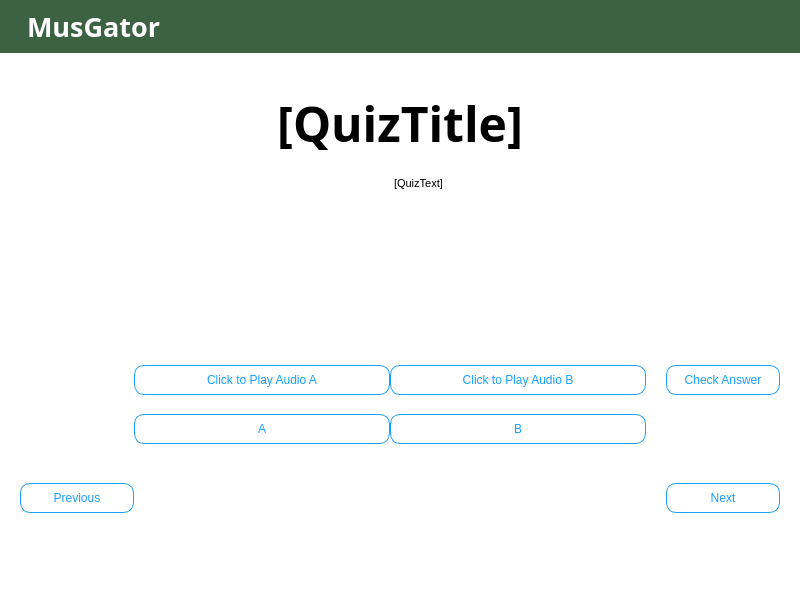
<?xml version="1.0" encoding="UTF-8"?>
<ui version="4.0">
 <class>Learning</class>
 <widget class="QMainWindow" name="Learning">
  <property name="geometry">
   <rect>
    <x>0</x>
    <y>0</y>
    <width>800</width>
    <height>600</height>
   </rect>
  </property>
  <property name="minimumSize">
   <size>
    <width>800</width>
    <height>600</height>
   </size>
  </property>
  <property name="font">
   <font>
    <family>.AppleSystemUIFont</family>
   </font>
  </property>
  <property name="windowTitle">
   <string>Learning</string>
  </property>
  <property name="styleSheet">
   <string notr="true">background-color: rgb(255, 255, 255);</string>
  </property>
  <widget class="QWidget" name="centralwidget">
   <property name="styleSheet">
    <string notr="true">QLabel {
	font: 20pt &quot;Tw Cen MT&quot;;
	font-weight: bold;
}
QTextBrowser {
	font: 12pt &quot;Tw Cen MT&quot;;
	color: rgb(85, 85, 85);
	border: none;
}
QPushButton {
background-color: rgb(255, 255, 255);
border: 1px solid #18A0FB;
border-radius: 10%;
color:#18A0FB;
padding: 7px;
}
QPushButton:hover {
color: rgb(255, 255, 255);
background-color:  #18A0FB;
border: 1px solid #fff;
}</string>
   </property>
   <layout class="QVBoxLayout" name="verticalLayout">
    <property name="spacing">
     <number>0</number>
    </property>
    <property name="leftMargin">
     <number>0</number>
    </property>
    <property name="topMargin">
     <number>0</number>
    </property>
    <property name="rightMargin">
     <number>0</number>
    </property>
    <property name="bottomMargin">
     <number>0</number>
    </property>
    <item>
     <widget class="QWidget" name="banner" native="true">
      <property name="cursor">
       <cursorShape>ArrowCursor</cursorShape>
      </property>
      <property name="styleSheet">
       <string notr="true">background-color:#3d6243;</string>
      </property>
      <layout class="QHBoxLayout" name="bannerLayout">
       <property name="spacing">
        <number>0</number>
       </property>
       <property name="leftMargin">
        <number>8</number>
       </property>
       <property name="topMargin">
        <number>8</number>
       </property>
       <property name="rightMargin">
        <number>8</number>
       </property>
       <property name="bottomMargin">
        <number>8</number>
       </property>
       <item>
        <layout class="QHBoxLayout" name="horizontalLayout">
         <property name="topMargin">
          <number>0</number>
         </property>
         <item>
          <widget class="QLabel" name="label_2">
           <property name="maximumSize">
            <size>
             <width>40</width>
             <height>40</height>
            </size>
           </property>
           <property name="text">
            <string/>
           </property>
           <property name="pixmap">
            <pixmap resource="banner/banner.qrc">:/banner/banner.png</pixmap>
           </property>
           <property name="scaledContents">
            <bool>true</bool>
           </property>
          </widget>
         </item>
         <item>
          <widget class="QLabel" name="label">
           <property name="font">
            <font>
             <family>Tw Cen MT</family>
             <pointsize>20</pointsize>
             <italic>false</italic>
             <bold>true</bold>
             <stylestrategy>PreferAntialias</stylestrategy>
            </font>
           </property>
           <property name="styleSheet">
            <string notr="true">color: #fff;
padding-left:4px;</string>
           </property>
           <property name="text">
            <string>MusGator</string>
           </property>
          </widget>
         </item>
         <item>
          <spacer name="horizontalSpacer">
           <property name="orientation">
            <enum>Qt::Horizontal</enum>
           </property>
           <property name="sizeHint" stdset="0">
            <size>
             <width>40</width>
             <height>20</height>
            </size>
           </property>
          </spacer>
         </item>
        </layout>
       </item>
      </layout>
     </widget>
    </item>
    <item>
     <layout class="QVBoxLayout" name="layout" stretch="0,0">
      <property name="sizeConstraint">
       <enum>QLayout::SetMinimumSize</enum>
      </property>
      <property name="leftMargin">
       <number>20</number>
      </property>
      <property name="topMargin">
       <number>20</number>
      </property>
      <property name="rightMargin">
       <number>20</number>
      </property>
      <property name="bottomMargin">
       <number>20</number>
      </property>
      <item>
       <layout class="QHBoxLayout" name="topLayout" stretch="0,0,0">
        <property name="bottomMargin">
         <number>0</number>
        </property>
        <item>
         <spacer name="horizontalSpacer_3">
          <property name="orientation">
           <enum>Qt::Horizontal</enum>
          </property>
          <property name="sizeHint" stdset="0">
           <size>
            <width>40</width>
            <height>20</height>
           </size>
          </property>
         </spacer>
        </item>
        <item>
         <widget class="QLabel" name="lessonTitle">
          <property name="sizePolicy">
           <sizepolicy hsizetype="Minimum" vsizetype="Minimum">
            <horstretch>0</horstretch>
            <verstretch>0</verstretch>
           </sizepolicy>
          </property>
          <property name="minimumSize">
           <size>
            <width>0</width>
            <height>100</height>
           </size>
          </property>
          <property name="font">
           <font>
            <family>Tw Cen MT</family>
            <pointsize>36</pointsize>
            <italic>false</italic>
            <bold>false</bold>
            <stylestrategy>PreferAntialias</stylestrategy>
           </font>
          </property>
          <property name="styleSheet">
           <string notr="true">color: rgb(0, 0, 0);
font: 36pt &quot;Tw Cen MT&quot;;</string>
          </property>
          <property name="text">
           <string>[QuizTitle]</string>
          </property>
          <property name="alignment">
           <set>Qt::AlignCenter</set>
          </property>
          <property name="wordWrap">
           <bool>false</bool>
          </property>
          <property name="margin">
           <number>0</number>
          </property>
         </widget>
        </item>
        <item>
         <spacer name="horizontalSpacer_4">
          <property name="orientation">
           <enum>Qt::Horizontal</enum>
          </property>
          <property name="sizeHint" stdset="0">
           <size>
            <width>40</width>
            <height>20</height>
           </size>
          </property>
         </spacer>
        </item>
       </layout>
      </item>
      <item>
       <layout class="QGridLayout" name="gridLayout">
        <item row="7" column="0">
         <widget class="QPushButton" name="previousButton">
          <property name="styleSheet">
           <string notr="true">margin-top: 20px;</string>
          </property>
          <property name="text">
           <string>Previous</string>
          </property>
         </widget>
        </item>
        <item row="8" column="2">
         <spacer name="verticalSpacer3">
          <property name="orientation">
           <enum>Qt::Vertical</enum>
          </property>
          <property name="sizeType">
           <enum>QSizePolicy::MinimumExpanding</enum>
          </property>
          <property name="sizeHint" stdset="0">
           <size>
            <width>20</width>
            <height>5</height>
           </size>
          </property>
         </spacer>
        </item>
        <item row="1" column="2">
         <widget class="QPushButton" name="pushButton_4">
          <property name="text">
           <string>Click to Play Audio B</string>
          </property>
         </widget>
        </item>
        <item row="5" column="2">
         <widget class="QPushButton" name="pushButton_2">
          <property name="text">
           <string>B</string>
          </property>
         </widget>
        </item>
        <item row="5" column="1">
         <widget class="QPushButton" name="pushButton">
          <property name="text">
           <string>A</string>
          </property>
         </widget>
        </item>
        <item row="0" column="1">
         <widget class="QGraphicsView" name="lessonImage">
          <property name="styleSheet">
           <string notr="true">border: none;</string>
          </property>
         </widget>
        </item>
        <item row="5" column="3">
         <spacer name="verticalSpacer_2">
          <property name="orientation">
           <enum>Qt::Vertical</enum>
          </property>
          <property name="sizeHint" stdset="0">
           <size>
            <width>20</width>
            <height>40</height>
           </size>
          </property>
         </spacer>
        </item>
        <item row="5" column="4">
         <spacer name="horizontalSpacer_5">
          <property name="orientation">
           <enum>Qt::Horizontal</enum>
          </property>
          <property name="sizeHint" stdset="0">
           <size>
            <width>40</width>
            <height>20</height>
           </size>
          </property>
         </spacer>
        </item>
        <item row="5" column="0">
         <spacer name="horizontalSpacer_2">
          <property name="orientation">
           <enum>Qt::Horizontal</enum>
          </property>
          <property name="sizeHint" stdset="0">
           <size>
            <width>40</width>
            <height>20</height>
           </size>
          </property>
         </spacer>
        </item>
        <item row="7" column="4">
         <widget class="QPushButton" name="nextButton">
          <property name="styleSheet">
           <string notr="true">margin-top: 20px;</string>
          </property>
          <property name="text">
           <string>Next</string>
          </property>
         </widget>
        </item>
        <item row="0" column="2">
         <widget class="QTextBrowser" name="lessonText">
          <property name="styleSheet">
           <string notr="true">border: none;</string>
          </property>
          <property name="html">
           <string>&lt;!DOCTYPE HTML PUBLIC &quot;-//W3C//DTD HTML 4.0//EN&quot; &quot;http://www.w3.org/TR/REC-html40/strict.dtd&quot;&gt;
&lt;html&gt;&lt;head&gt;&lt;meta name=&quot;qrichtext&quot; content=&quot;1&quot; /&gt;&lt;meta charset=&quot;utf-8&quot; /&gt;&lt;style type=&quot;text/css&quot;&gt;
p, li { white-space: pre-wrap; }
hr { height: 1px; border-width: 0; }
li.unchecked::marker { content: &quot;\2610&quot;; }
li.checked::marker { content: &quot;\2612&quot;; }
&lt;/style&gt;&lt;/head&gt;&lt;body style=&quot; font-family:'Tw Cen MT'; font-size:12pt; font-weight:400; font-style:normal;&quot;&gt;
&lt;p style=&quot; margin-top:0px; margin-bottom:0px; margin-left:0px; margin-right:0px; -qt-block-indent:0; text-indent:0px;&quot;&gt;&lt;span style=&quot; font-family:'Open Sans','Arial','sans-serif'; font-size:8pt; color:#000000; background-color:#ffffff;&quot;&gt;[QuizText]&lt;/span&gt;&lt;/p&gt;&lt;/body&gt;&lt;/html&gt;</string>
          </property>
         </widget>
        </item>
        <item row="1" column="1">
         <widget class="QPushButton" name="pushButton_3">
          <property name="text">
           <string>Click to Play Audio A</string>
          </property>
         </widget>
        </item>
        <item row="1" column="4">
         <widget class="QPushButton" name="pushButton_5">
          <property name="text">
           <string>Check Answer</string>
          </property>
         </widget>
        </item>
       </layout>
      </item>
     </layout>
    </item>
   </layout>
  </widget>
 </widget>
 <resources>
  <include location="banner/banner.qrc"/>
 </resources>
 <connections/>
</ui>
